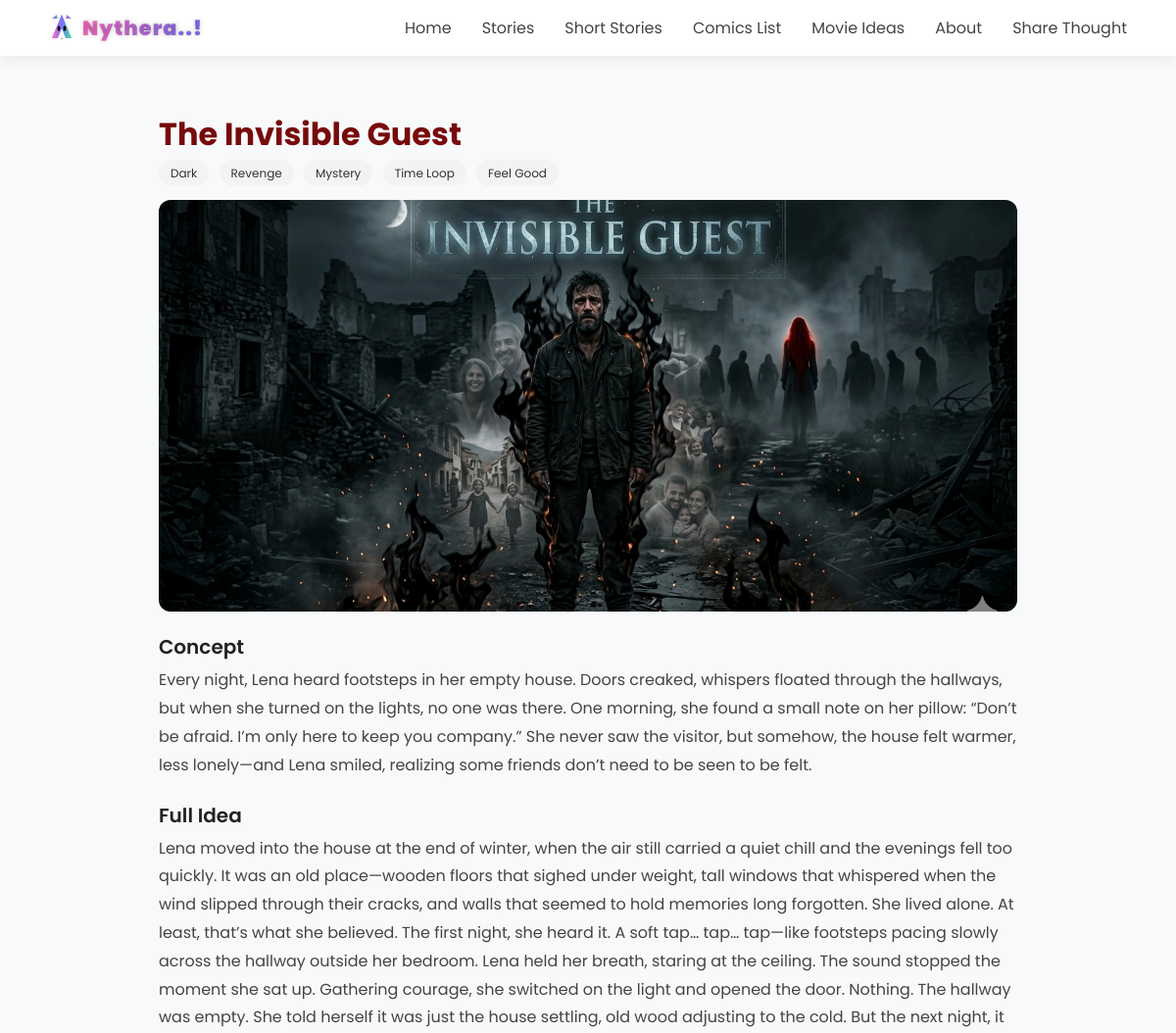
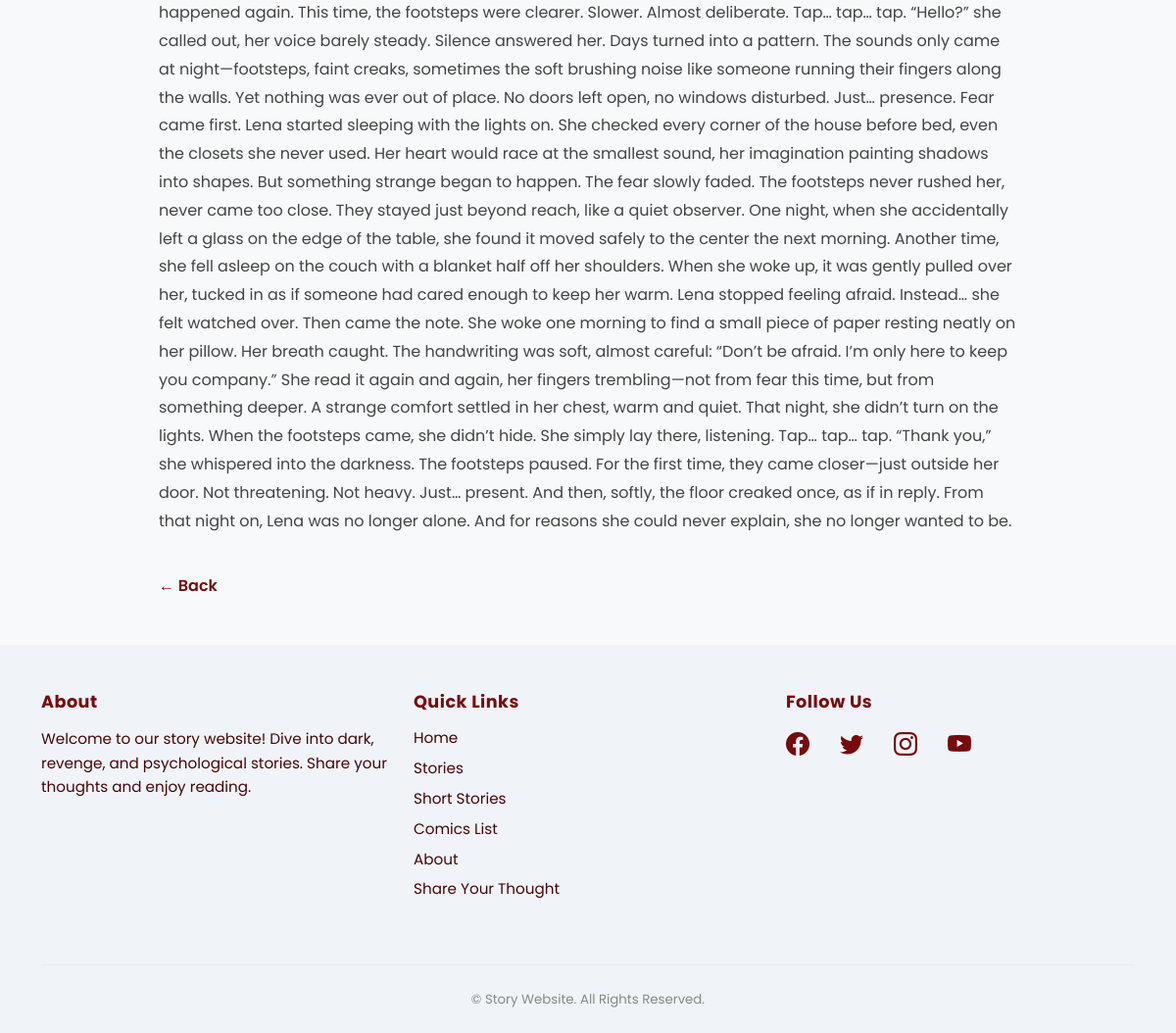
Page /movie-ideas/the-invisible-guest/ on the committed database (2 pictures, top to bottom).
### story_blog/models.py (models this page shows, shortened)
class MovieIdea(models.Model):
    title = models.CharField(max_length=200)
    concept = models.TextField()
    description = models.TextField()
    image = models.ImageField(upload_to='movie_ideas/', blank=True, null=True)
    categories = models.ManyToManyField('Category', blank=True)  # ✅ ADD THIS
    created_at = models.DateTimeField(auto_now_add=True)
    slug = models.SlugField(unique=True)

class Category(models.Model):
    name=models.CharField(max_length=100)

### story_blog/views.py (the view)
# urls.py: path('movie-ideas/<slug:slug>/', movie_idea_detail, name='movie_idea_detail'),
def movie_idea_detail(request, slug):
    idea = get_object_or_404(MovieIdea, slug=slug)
    return render(request, 'movie_idea_detail.html', {'idea': idea})

### story_blog/templates/movie_idea_detail.html (shortened to what this page needs)
{% extends "base/theme.html" %}
{% block content %}
<div class="container my-5" style="max-width: 900px;">
    <h2 class="fw-bold mb-2 title">{{ idea.title }}</h2>
    <div class="mb-3">
        {% for cat in idea.categories.all %}
            <span class="category-badge">{{ cat.name }}</span>
        {% endfor %}
    </div>
    {% if idea.image %}
    <div class="image-wrapper mb-4">
        <img src="{{ idea.image.url }}" class="idea-img">
    </div>
    {% endif %}
    <div class="content-block">
        <h5 class="section-title">Concept</h5>
        <p class="content-text">{{ idea.concept }}</p>
    </div>
    <div class="content-block mt-4">
        <h5 class="section-title">Full Idea</h5>
        <p class="content-text">{{ idea.description }}</p>
    </div>
    <a href="{% url 'movie_ideas_list' %}" class="back-link mt-4 d-inline-block">
        ← Back
    </a>
</div>
{% endblock %}

### story_blog/templates/base/theme.html (style rules this page uses)
body { padding-top: 70px; font-family: 'Poppins', sans-serif; background-color: #f8f9fa; color: #222; }
h2, h3, h4 { font-weight: 600; }

### story_blog/templates/movie_idea_detail.html (style rules this page uses)
.title { color: #770a0c; }
.category-badge { background: #f3f3f3; color: #333; font-size: 0.75rem; padding: 5px 12px; border-radius: 20px; margin-right: 6px; }
.image-wrapper { border-radius: 12px; overflow: hidden; }
.idea-img { width: 100%; max-height: 420px; object-fit: cover; }
.section-title { font-weight: 600; margin-bottom: 8px; color: #222; }
.content-text { font-size: 1rem; line-height: 1.8; color: #444; }
.back-link { text-decoration: none; color: #770a0c; font-weight: 600; }

### rows in the picture
MovieIdea: title "The Invisible Guest", image (picture), concept "Every night, Lena heard footsteps in her empty house. Doors creaked, whispers floated through the hallways, but when she turned on the lights, no one was there. One morning, she found a small note on her pillow: “Don’t be afraid. I’m only here to keep you company.” She never saw the visitor, but somehow, the house felt warmer, less lonely—and Lena smiled, realizing some friends don’t need to be seen to be felt.", description "Lena moved into the house at the end of winter, when the air still carried a quiet chill and the evenings fell too quickly. It was an old place—wooden floors that sighed under weight, tall windows that whispered when the wind slipped through their cracks, and walls that seemed to hold memories long forgotten. She lived alone. At least, that’s what she believed. The first night, she heard it. A soft tap… tap… tap—like footsteps pacing slowly across the hallway outside her bedroom. Lena held her breath, staring at the ceiling. The sound stopped the moment she sat up. Gathering courage, she switched on the light and opened the door. Nothing. The hallway was empty. She told herself it was just…"
Category: name "Dark"
Category: name "Revenge"
Category: name "Mystery"
Category: name "Time Loop"
Category: name "Feel Good"
